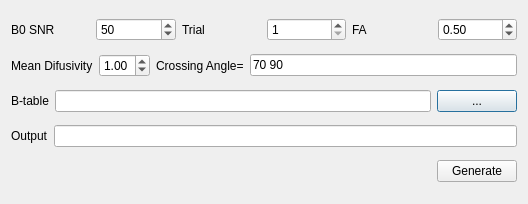
<?xml version="1.0" encoding="UTF-8"?>
<ui version="4.0">
 <class>Simulation</class>
 <widget class="QDialog" name="Simulation">
  <property name="geometry">
   <rect>
    <x>0</x>
    <y>0</y>
    <width>528</width>
    <height>204</height>
   </rect>
  </property>
  <property name="windowTitle">
   <string>Dialog</string>
  </property>
  <layout class="QVBoxLayout" name="verticalLayout_2">
   <item>
    <layout class="QHBoxLayout" name="horizontalLayout_4">
     <item>
      <widget class="QLabel" name="label">
       <property name="text">
        <string>B0 SNR</string>
       </property>
      </widget>
     </item>
     <item>
      <widget class="QSpinBox" name="SNR">
       <property name="minimum">
        <number>1</number>
       </property>
       <property name="maximum">
        <number>500</number>
       </property>
       <property name="value">
        <number>50</number>
       </property>
      </widget>
     </item>
     <item>
      <widget class="QLabel" name="label_3">
       <property name="text">
        <string>Trial</string>
       </property>
      </widget>
     </item>
     <item>
      <widget class="QSpinBox" name="Trial">
       <property name="minimum">
        <number>1</number>
       </property>
       <property name="maximum">
        <number>500</number>
       </property>
       <property name="value">
        <number>1</number>
       </property>
      </widget>
     </item>
     <item>
      <widget class="QLabel" name="label_6">
       <property name="text">
        <string>FA</string>
       </property>
      </widget>
     </item>
     <item>
      <widget class="QDoubleSpinBox" name="FA">
       <property name="maximum">
        <double>1.000000000000000</double>
       </property>
       <property name="singleStep">
        <double>0.100000000000000</double>
       </property>
       <property name="value">
        <double>0.500000000000000</double>
       </property>
      </widget>
     </item>
    </layout>
   </item>
   <item>
    <layout class="QGridLayout" name="gridLayout">
     <property name="margin">
      <number>0</number>
     </property>
     <property name="spacing">
      <number>6</number>
     </property>
     <item row="5" column="1">
      <layout class="QHBoxLayout" name="horizontalLayout_7">
       <item>
        <widget class="QLabel" name="label_4">
         <property name="text">
          <string>Crossing Angle=</string>
         </property>
        </widget>
       </item>
       <item>
        <widget class="QLineEdit" name="CrossingAngle">
         <property name="text">
          <string>70 90</string>
         </property>
        </widget>
       </item>
      </layout>
     </item>
     <item row="5" column="0">
      <layout class="QHBoxLayout" name="horizontalLayout_3">
       <item>
        <widget class="QLabel" name="label_2">
         <property name="text">
          <string>Mean Difusivity</string>
         </property>
        </widget>
       </item>
       <item>
        <widget class="QDoubleSpinBox" name="MD">
         <property name="minimum">
          <double>0.100000000000000</double>
         </property>
         <property name="maximum">
          <double>5.000000000000000</double>
         </property>
         <property name="value">
          <double>1.000000000000000</double>
         </property>
        </widget>
       </item>
      </layout>
     </item>
    </layout>
   </item>
   <item>
    <layout class="QHBoxLayout" name="horizontalLayout">
     <item>
      <widget class="QLabel" name="label_5">
       <property name="text">
        <string>B-table</string>
       </property>
      </widget>
     </item>
     <item>
      <widget class="QLineEdit" name="Btable"/>
     </item>
     <item>
      <widget class="QPushButton" name="pushButton">
       <property name="text">
        <string>...</string>
       </property>
      </widget>
     </item>
    </layout>
   </item>
   <item>
    <layout class="QHBoxLayout" name="horizontalLayout_5">
     <item>
      <widget class="QLabel" name="label_7">
       <property name="text">
        <string>Output</string>
       </property>
      </widget>
     </item>
     <item>
      <widget class="QLineEdit" name="output"/>
     </item>
    </layout>
   </item>
   <item>
    <layout class="QHBoxLayout" name="horizontalLayout_2">
     <item>
      <spacer name="horizontalSpacer">
       <property name="orientation">
        <enum>Qt::Horizontal</enum>
       </property>
       <property name="sizeHint" stdset="0">
        <size>
         <width>40</width>
         <height>20</height>
        </size>
       </property>
      </spacer>
     </item>
     <item>
      <widget class="QPushButton" name="generate">
       <property name="text">
        <string>Generate</string>
       </property>
      </widget>
     </item>
    </layout>
   </item>
  </layout>
 </widget>
 <resources/>
 <connections/>
</ui>
